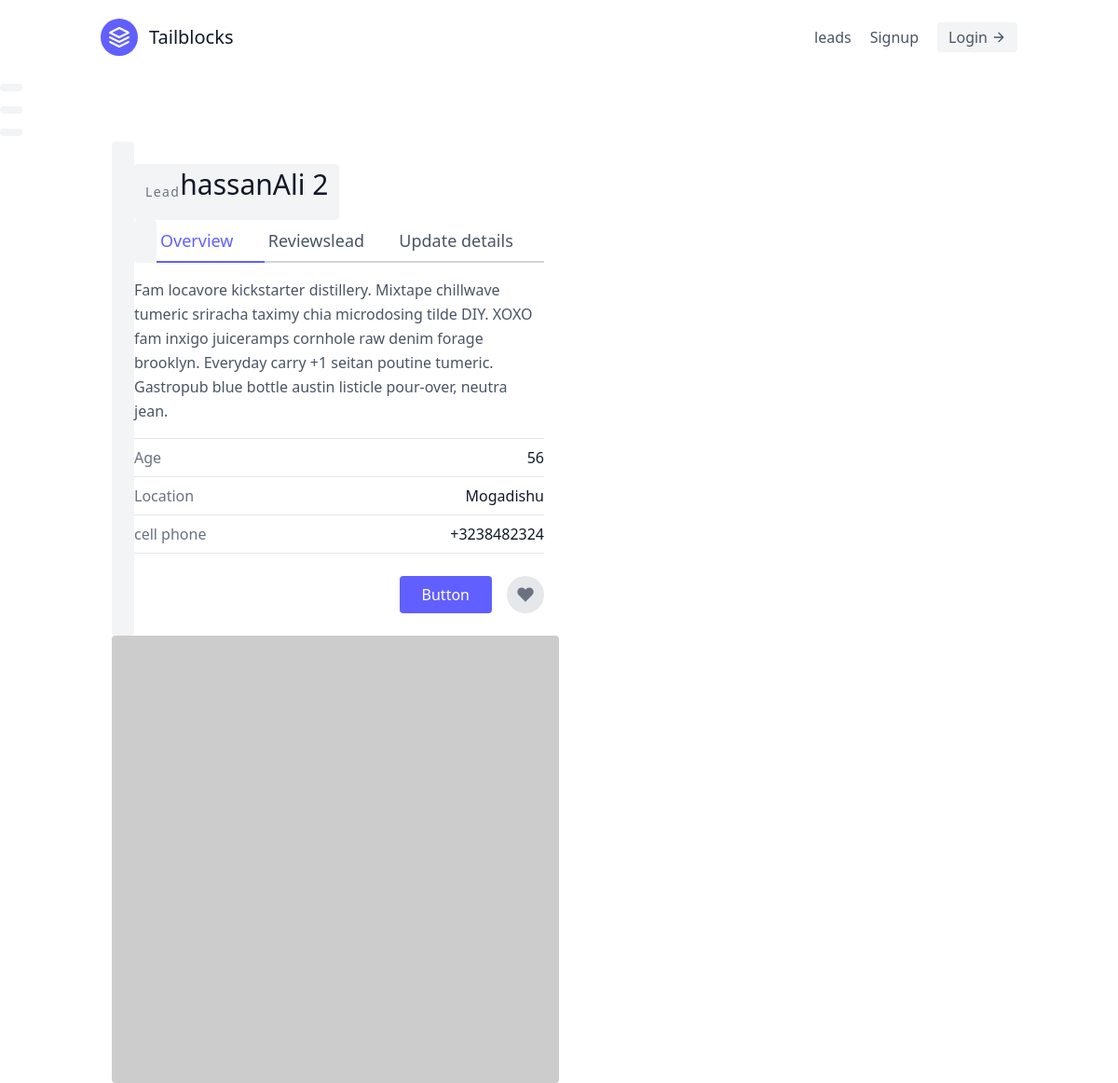
/leads/2/, run on an earlier commit of the app's database.
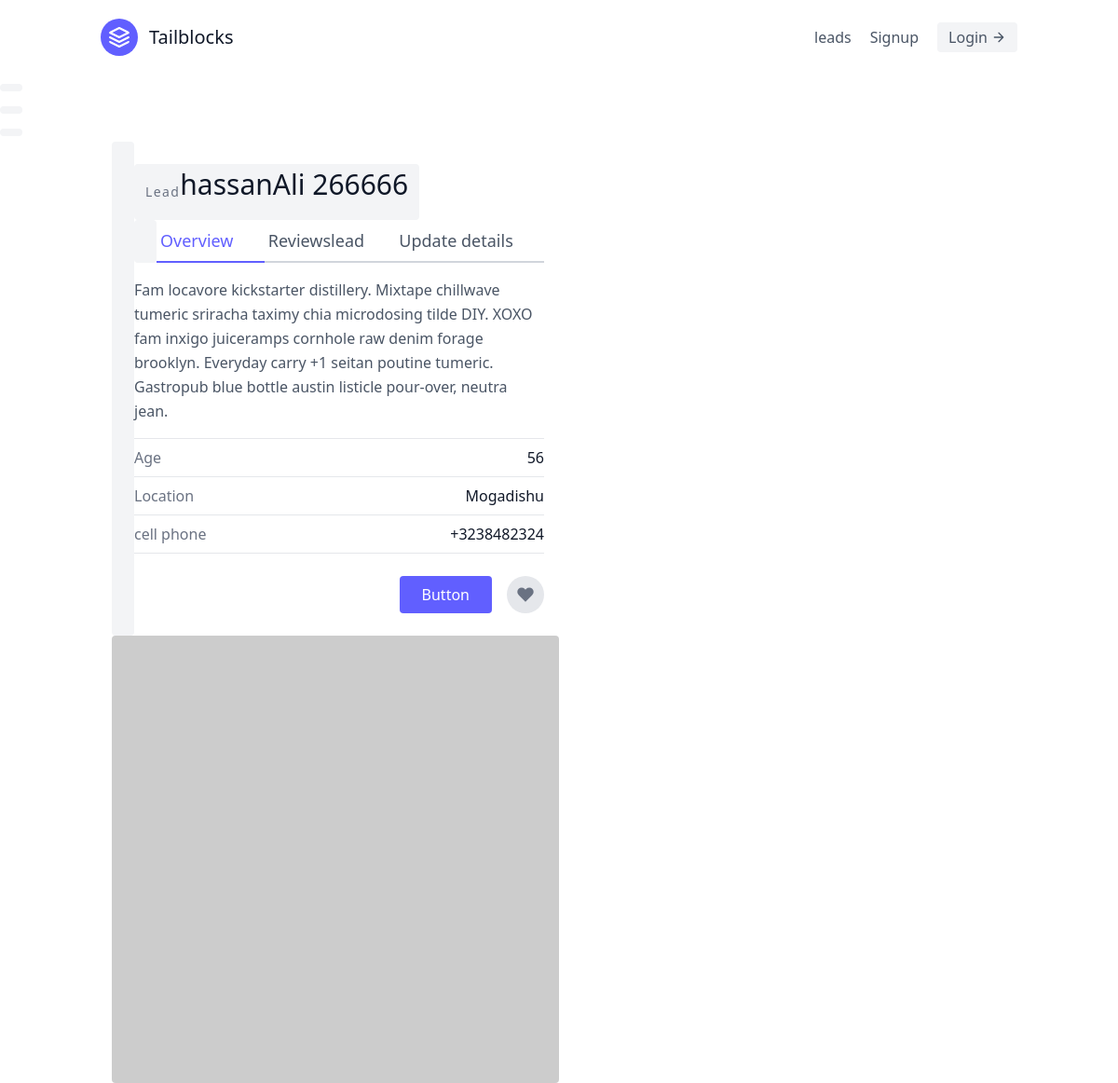
And on a later commit of the database.
### leads/models.py (models this page shows, shortened)
class lead(models.Model):
    first_name = models.CharField(max_length=20)
    last_name = models.CharField(max_length=20)
    age = models.IntegerField(default=0)
    agent = models.ForeignKey("Agent", on_delete=models.CASCADE)

### leads/views.py (the view)
# urls.py: path("<int:pk>/", LeadDetailView.as_view(),name="lead-detail"),
class LeadDetailView(DetailView):
    template_name = "leads/lead_detail.html"
    queryset = lead.objects.all()
    context_object_name = "lead"

### leads/templates/leads/lead_detail.html (shortened to what this page needs)
{% extends "base.html" %}
{% block content %}
<section class="text-gray-600 body-font overflow-hidden">
    <div class="lg:w-4/5 mx-auto flex flex-wrap">
      <div class="lg:w-1/2 w-full lg:pr-10 lg:py-6 mb-6 lg:mb-0">
        <h2 class="text-sm title-font text-gray-500 tracking-widest">Lead</h2>
        <h1 class="text-gray-900 text-3xl title-font font-medium mb-4">{{ lead.first_name}}{{ lead.last_name}}</h1>
        <div class="flex mb-4">
         <a href="{% url 'leads:lead-detail' lead.pk %}" class="flex-grow text-indigo-500 border-b-2 border-indigo-500 py-2 text-lg px-1">
          Overview
          </a>
          <a class="flex-grow border-b-2 border-gray-300 py-2 text-lg px-1">
          Reviewslead
          </a>
          <a href="{% url 'leads:lead-update' lead.pk %}" class="flex-grow border-b-2 border-gray-300 py-2 text-lg px-1">
            Update details
          </a>
        </div>
            <p class="leading-relaxed mb-4">Fam locavore kickstarter distillery. Mixtape chillwave tumeric sriracha taximy chia microdosing tilde DIY. XOXO fam inxigo juiceramps cornhole raw denim forage brooklyn. Everyday carry +1 seitan poutine tumeric. Gastropub blue bottle austin listicle pour-over, neutra jean.</p>
            <div class="flex border-t border-gray-200 py-2">
            <span class="text-gray-500">Age</span>
            <span class="ml-auto text-gray-900">{{lead.age}}</span>
            </div>
            <div class="flex border-t border-gray-200 py-2">
            <span class="text-gray-500">Location</span>
            <span class="ml-auto text-gray-900">Mogadishu</span>
            </div>
            <div class="flex border-t border-b mb-6 border-gray-200 py-2">
            <span class="text-gray-500">cell phone</span>
            <span class="ml-auto text-gray-900">+3238482324</span>
            </div>
            <div class="flex">
            <button class="flex ml-auto text-white bg-indigo-500 border-0 py-2 px-6 focus:outline-none hover:bg-indigo-600 rounded">Button</button>
            <button class="rounded-full w-10 h-10 bg-gray-200 p-0 border-0 inline-flex items-center justify-center text-gray-500 ml-4">
                <svg fill="currentColor" stroke-linecap="round" stroke-linejoin="round" stroke-width="2" class="w-5 h-5" viewBox="0 0 24 24">
                <path d="M20.84 4.61a5.5 5.5 0 00-7.78 0L12 5.67l-1.06-1.06a5.5 5.5 0 00-7.78 7.78l1.06 1.06L12 21.23l7.78-7.78 1.06-1.06a5.5 5.5 0 000-7.78z"></path>
                </svg>
            </button>
            </div>
        </div>
      <img alt="ecommerce" class="lg:w-1/2 w-full lg:h-auto h-64 object-cover object-center rounded" src="https://dummyimage.com/400x400">
    </div>
  </div>
{% endblock content%}

What changed in the data, as far as the page shows it:
changed lead "hassan": last_name "Ali 2" → "Ali 266666"
